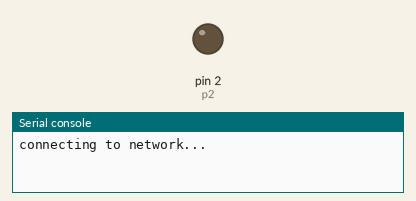
Recording of a program running on a simulated MicroPython board. On the bench: output pins drawn as LEDs (lit = HIGH), the last lines printed to the serial console. WiFi joins after 1.5 s. At 1.5 s the program stops and its outputs stay as they are.

Above: at 0.1 s.
At 1.6 s:
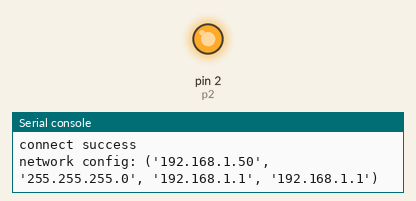
Timing chart, 0 to 3.0 s (numbered marks = the images above):
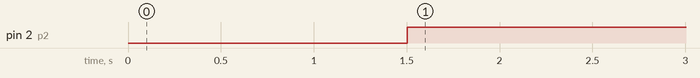

The program:

main.py
```python
import network
from machine import Pin
sta_if = network.WLAN(network.STA_IF)
p2 = Pin(2, Pin.OUT)
#ÎÒÃÇÔÚÕâÀï°Ñ½ÓÈëµã½Ó¿Ú½ûÓÃ£¬·½±ã¹Û¿´ÊµÑéÐ§¹û£¬·ÇÊµÑé¿ÉÒÔÈ¥µô
sta_if.active(False)
if not sta_if.isconnected():
    p2.low()
    print('connecting to network...')
    sta_if.active(True)
    sta_if.connect('TurnipSmart', 'turnip2016')
    while not sta_if.isconnected():
        pass
if sta_if.isconnected():
    print('connect success')
    p2.high()
    print('network config:', sta_if.ifconfig())
```

Measured:
- by itself, pin 2 (p2): LOW → HIGH at 1.5 s
